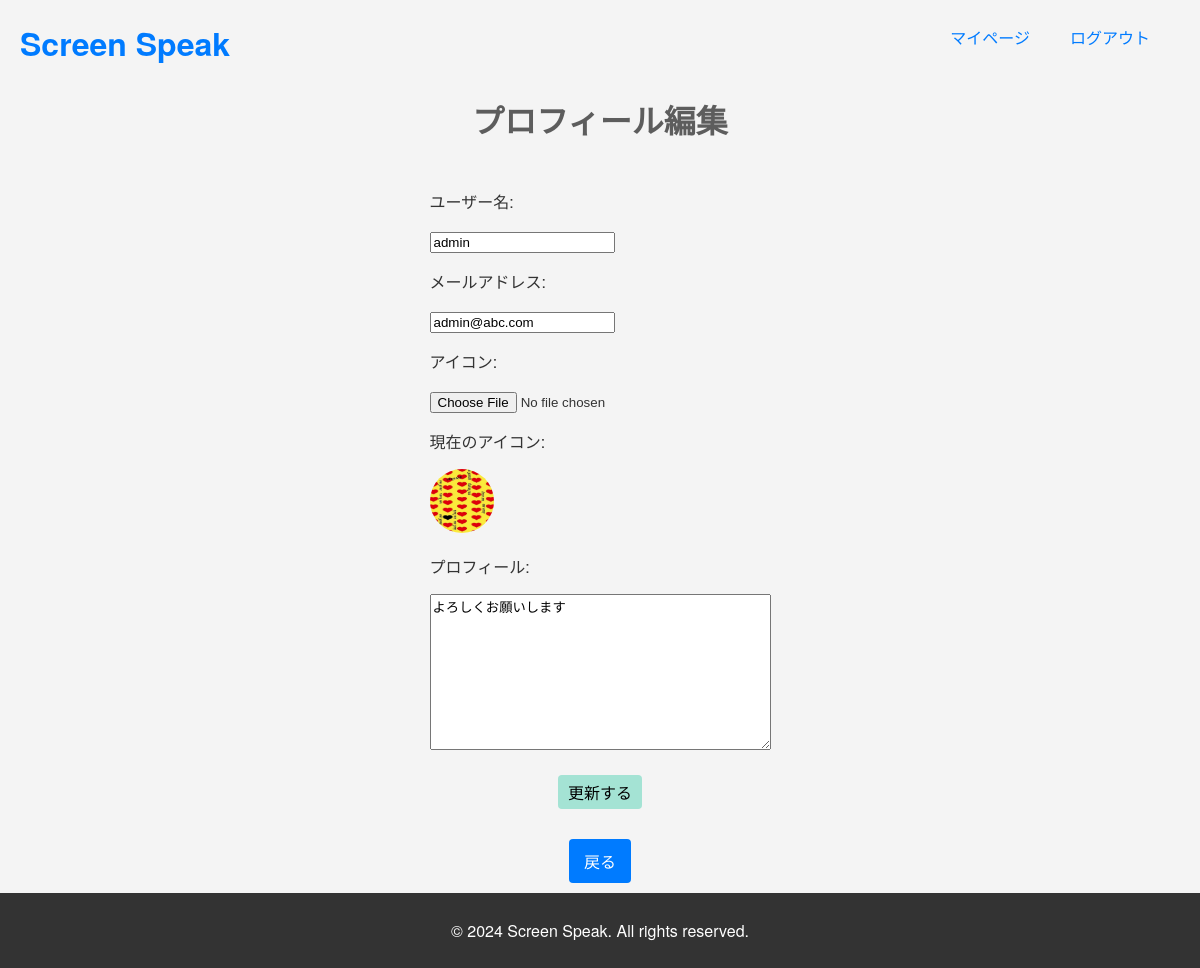
The page /screen_speak/edit_profile/ (signed in) on the database its author committed.
### flick_seeker/models.py (models this page shows, shortened)
class User(AbstractUser):
    username = models.CharField(_('username'), max_length=150, unique=True, null=False)  # ユーザー名フィールド
    email = models.EmailField(_('email address'), unique=True)  # emailアドレスフィールド
    profile_image = models.ImageField(upload_to='profile_images/', null=True, blank=True, default='profile_images/default-thumbnail.png')  # プロフィール画像フィールド
    bio = models.TextField(_("Bio"), blank=True, null=True)  # 自己紹介文のフィールド
    created_at = models.DateTimeField(auto_now_add=True, verbose_name=_('Created at'))
    updated_at = models.DateTimeField(auto_now=True, verbose_name=_('Updated at'))
    USERNAME_FIELD = 'email'  # ユーザー名としてemailを使用
    REQUIRED_FIELDS = ['username']  # 必須フィールドを設定
    objects = CustomUserManager()  # カスタムユーザーマネージャを使用

### flick_seeker/views.py (the view)
# urls.py: path('edit_profile/', edit_profile, name='edit_profile'),
@login_required
def edit_profile(request):
    if request.method == 'POST':
        form = CustomUserChangeForm(request.POST, request.FILES, instance=request.user)
        if form.is_valid():
            form.save()
            return redirect('flick_seeker:mypage')
    else:
        form = CustomUserChangeForm(instance=request.user)
    return render(request, 'edit_profile.html', {'form': form})

### flick_seeker/forms.py
class CustomUserChangeForm(UserChangeForm):
    password = None  # パスワードフィールドをフォームから除外
    class Meta:
        model = User
        fields = ('username', 'email', 'profile_image', 'bio')  # 編集可能なフィールド
        widgets = {
            'profile_image': forms.FileInput(),
        }

### flick_seeker/templates/edit_profile.html (shortened to what this page needs)
{% extends 'base.html' %}
{% block content %}
  <h1>プロフィール編集</h1>
  <div class="content-wrapper">
    <form method="post" enctype="multipart/form-data">
      <p>ユーザー名:</p>
      {{ form.username }}
      <p>メールアドレス:</p>
      {{ form.email }}
      <p>アイコン:</p>
      {{ form.profile_image }}
      {% if user.profile_image %}
          <p>現在のアイコン:</p>
          <img src="{{ user.profile_image.url }}" alt="Profile Image" style="width: 64px; height: 64px; border-radius: 50%;">
      {% else %}
          <p>プロフィール画像は登録されていません。</p>
      {% endif %}
      <p>プロフィール:</p>
      {{ form.bio }}
      <div class="edit-profile-submit">
        <button type="submit">更新する</button>
      </div>
    </form>
  </div>
  <a href="{% url 'flick_seeker:mypage' %}" class="button back-button">戻る</a>
{% endblock %}

### flick_seeker/static/css/style.css (style rules this page uses)
body { font-family: 'Helvetica Neue', Helvetica, Arial, sans-serif; color: #333; background-color: #f4f4f4; margin: 0; padding: 0; display: flex; flex-direction: column; min-height: 100vh; justify-content: space-between; }
h1 { color: #5d5d5d; text-align: center; margin-top: 20px; margin-bottom: 10px; }
.button { background-color: #007BFF; color: #fff; padding: 10px 15px; font-size: 16px; text-align: center; text-decoration: none; cursor: pointer; border: none; border-radius: 4px; transition: all 0.3s ease; }
.back-button { background-color: #007bff; color: white; padding: 10px 15px; text-align: center; display: inline-block; max-width: 200px; width: auto; margin: 10px auto; }
a { color: #007BFF; text-decoration: none; transition: color 0.3s; }
.content-wrapper { display: flex; flex-direction: column; justify-content: center; align-items: center ; padding: 20px; }
.edit-profile-submit { display: flex; justify-content: center; margin-top: 20px; }
.edit-profile-submit button { background-color: #a4e3d4; padding: 5px 10px; font-size: 16px; text-align: center; text-decoration: none; cursor: pointer; border: none; border-radius: 4px; transition: all 0.3s ease; }

### rows shown on the page
User: username "admin", email "admin@abc.com", profile_image (picture), bio "よろしくお願いします"
